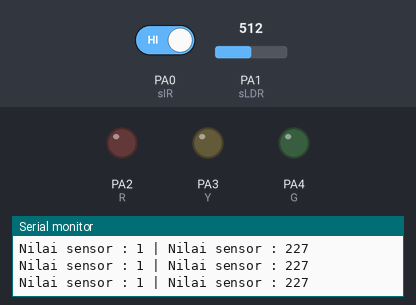
Recording of a sketch running on a simulated STM32 Blue Pill. On the bench: output pins drawn as LEDs (lit = HIGH), the last lines printed to the serial monitor. Dashed ring = blinking. The test bench sets the inputs (shaded band); at power-on: PA0 (sIR) HIGH, PA1 (sLDR) = 512.

Above: at 1.3 s.
1.4 s: PA0 (sIR) driven LOW
At 2.4 s:
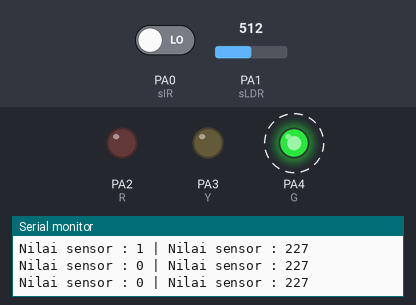
4.4 s: PA1 (sLDR) set to 914
7.4 s: PA1 (sLDR) set to 936
At 8.4 s:
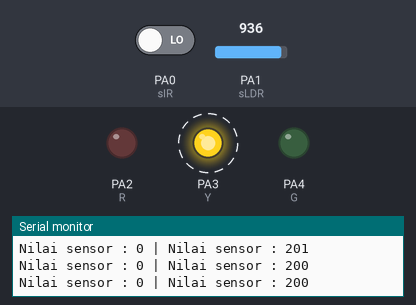
10.4 s: PA1 (sLDR) set to 900
At 11.4 s:
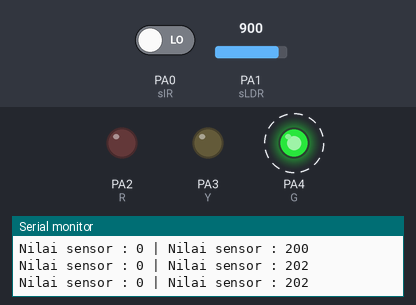
13.4 s: PA1 (sLDR) set to 1023
At 14.3 s:
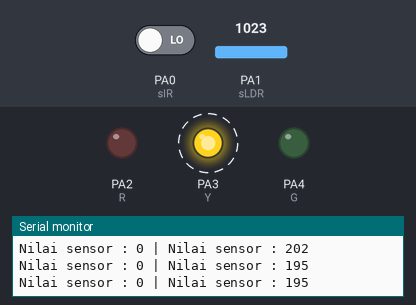
Timing chart, 0 to 17.4 s (numbered marks = the images above; inputs shaded):
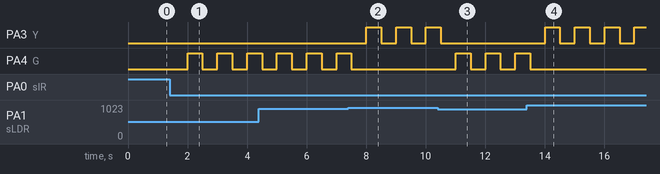

The sketch:

STM32_Challange.ino
```cpp
//inisialisasi variable sensor
int sIR = PA0;
int sLDR = PA1;

//inisialisasi variable lampu
int R = PA2;
int Y = PA3;
int G = PA4;

//inisialisasi variable tambahan
int key = 0;

void setup() {
  //setup port
  Serial.begin(9600);

  //setup pin mode input output
  pinMode(R, OUTPUT);
  pinMode(Y, OUTPUT);
  pinMode(G, OUTPUT);
  pinMode(sIR, INPUT);
  pinMode(sLDR, INPUT);

}

void loop() {
  //baca data
  int readsIR = digitalRead(sIR);
  int readsLDR = analogRead(sLDR);
  readsLDR = map(readsLDR, 4090, 80, 0, 255);

  //print serial
  Serial.print("Nilai sensor : ");
  Serial.print(readsIR);
  Serial.print(" | Nilai sensor : ");
  Serial.print(readsLDR);
  Serial.println();
  delay(500);

  //logika sensor Infrared
  if (readsIR == 0 && key == 0) {
    key = 1;
  } else if (readsIR == 0 && key == 1) {
    key = 0;
    digitalWrite(R, LOW);
    digitalWrite(Y, LOW);
    digitalWrite(G, LOW);
  }

  //logika sensor LDR
  if (readsLDR <= 100 && key == 1) {
    digitalWrite(R, HIGH);
    digitalWrite(Y, LOW);
    digitalWrite(G, LOW);
  } else if (readsLDR > 100 && readsLDR <= 200 && key == 1) {
    digitalWrite(R, LOW);
    digitalWrite(Y, HIGH);
    digitalWrite(G, LOW);
  } else if (readsLDR > 200 && key == 1) {
    digitalWrite(R, LOW);
    digitalWrite(Y, LOW);
    digitalWrite(G, HIGH);
  }

}
```

Measured:
- the behaviour switches between 929 and 930 on PA1 (sLDR) (found by bisection; images 1 and 2)
- after the input at 1.4 s, PA4 (G): alternates HIGH for 0.50 s and LOW for 0.50 s, starting after 0.60 s
- after the input at 7.4 s, PA3 (Y): alternates HIGH for 0.50 s and LOW for 0.50 s, starting after 0.61 s; PA4 (G): goes on until 7.5 s, then stays LOW
- after the input at 10.4 s, PA3 (Y): goes on until 10.5 s, then stays LOW; PA4 (G): alternates HIGH for 0.50 s and LOW for 0.50 s, starting after 0.61 s
- after the input at 13.4 s, PA3 (Y): alternates HIGH for 0.50 s and LOW for 0.50 s, starting after 0.61 s; PA4 (G): goes on until 13.5 s, then stays LOW
